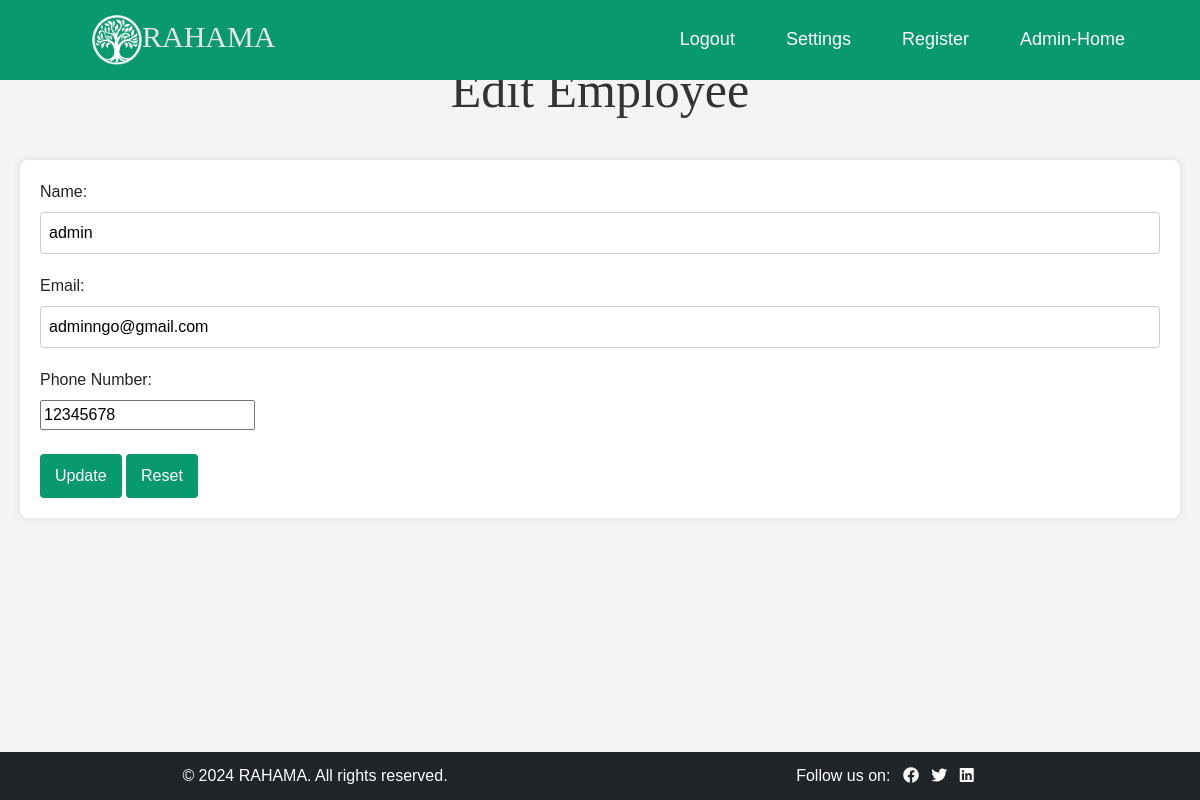
The app's page /rahama/admin/employee_edit.php?id=1 with its own data.
### tables this page shows
CREATE TABLE `site_settings` (
  `id` int(11) NOT NULL,
  `logo_path` varchar(255) NOT NULL,
  `name` varchar(255) NOT NULL,
  `facebook_link` varchar(255) NOT NULL,
  `twitter_link` varchar(255) NOT NULL,
  `linkedin_link` varchar(255) NOT NULL
);

CREATE TABLE `employees` (
  `id` int(11) NOT NULL,
  `name` varchar(100) NOT NULL,
  `email` varchar(100) NOT NULL,
  `phone_number` varchar(10) NOT NULL,
  `password` varchar(200) NOT NULL,
  `status` tinyint(1) NOT NULL DEFAULT 1
);

### rahama/admin/functions.php (called while the page is built)
<?php
function get_logo_path($conn) {
    $result = $conn->query("SELECT logo_path, name FROM site_settings WHERE id = 1 LIMIT 1");
    $row = $result->fetch_assoc();
    return $row ? $row : ['logo_path' => null, 'name' => 'Your Company Name'];
}?>

### rahama/admin/employee_edit.php (the view, shortened to what this page needs)
<?php
include('../db_connect.php');
include('admin_header.php');
if (isset($_GET['id'])) {
    $id = $_GET['id'];
    $stmt = $conn->prepare("SELECT * FROM employees WHERE id = ?");
    $stmt->bind_param("i", $id);
    $stmt->execute();
    $employee = $stmt->get_result()->fetch_assoc();
}
?>
<!DOCTYPE html>
<html>
<head>
    <link rel="stylesheet" href="../styles.css">
</head>
<body>
    <h2>Edit Employee</h2>
    <form method="post" action="">
        <label>Name:</label>
        <input type="text" name="name" value="<?php echo htmlspecialchars($employee['name']); ?>" required><br>
        <label>Email:</label>
        <input type="email" name="email" value="<?php echo htmlspecialchars($employee['email']); ?>" required><br>
        <label>Phone Number:</label>
        <input type="number" name="phone_number" value="<?php echo htmlspecialchars($employee['phone_number']); ?>"><br><br>
        <button type="submit">Update</button>
        <button type="reset">Reset</button>
    </form>
</body>
</html>
<?php include('../footer.php'); ?>

### rahama/admin/admin_header.php (shortened to what this page needs)
<?php
include('../db_connect.php');
include('functions.php');
$site_info = get_logo_path($conn);
$logo_path = $site_info['logo_path'];
$company_name = $site_info['name'];
?>
<!DOCTYPE html>
<html lang="en">
<head>
    <link href="https://cdn.jsdelivr.net/npm/bootstrap@5.3.3/dist/css/bootstrap.min.css" rel="stylesheet">
</head>
<body>
   <?php
$current_page = basename($_SERVER['PHP_SELF']);
?>
<nav class="navbar navbar-expand-lg">
    <div class="container-fluid">
        <a class="navbar-brand" href="#">
            <?php if ($logo_path): ?>
                <img src="../<?php echo htmlspecialchars($logo_path); ?>" alt="" style="height: 50px;"><span style="color: rgb(230, 230, 230);"><?php echo htmlspecialchars($company_name); ?></span>
            <?php else: ?>
                <span style="color: rgb(230, 230, 230);"><?php echo htmlspecialchars($company_name); ?></span>
            <?php endif; ?>
        </a>
        <div class="collapse navbar-collapse justify-content-end" id="navbarNav">
            <ul class="navbar-nav">
                <li class="nav-item">
                    <a class="nav-link <?php echo ($current_page == 'admin_logout.php') ? 'active' : ''; ?>" href="admin_logout.php">Logout</a>
                </li>
                <li class="nav-item">
                    <a class="nav-link <?php echo ($current_page == 'site_settings.php') ? 'active' : ''; ?>" href="../site_settings.php">Settings</a>
                </li>
 <li class="nav-item">
                    <a class="nav-link <?php echo ($current_page == 'register.php') ? 'active' : ''; ?>" href="register.php">Register</a>
                </li>
                <li class="nav-item">
                    <a class="nav-link <?php echo ($current_page == 'admin_dashboard.php') ? 'active' : ''; ?>" href="admin_dashboard.php">Admin-Home</a>
                </li>
            </ul>
        </div>
    </div>
</nav>
</body>
</html>

### rahama/footer.php (shortened to what this page needs)
<?php
include('db_connect.php');
$query = "SELECT * FROM site_settings WHERE id = 1";
$result = $conn->query($query);
$footer = [
    'name' => 'NGO Employee Location Tracking System',
    'facebook_link' => '#',
    'twitter_link' => '#',
    'linkedin_link' => '#',
];
if ($result && $result->num_rows > 0) {
    $footer = $result->fetch_assoc();
}
?>
<!DOCTYPE html>
<html lang="en">
<head>
    <link rel="stylesheet" href="https://cdnjs.cloudflare.com/ajax/libs/font-awesome/5.15.3/css/all.min.css">
</head>
<body class="d-flex flex-column min-vh-100">
       <footer class="bg-dark text-white text-center py-2 mt-auto">
        <div class="container mt-1">
            <div class="row">
                <div class="col-12 col-md-6 mb-2 mb-md-0">
                    <p class="mb-1 fs-6 fs-md-5">&copy; <?php echo date("Y"); ?> <?php echo htmlspecialchars($footer['name']); ?>. All rights reserved.</p>
                </div>
                <div class="col-12 col-md-6">
                    <p class="mb-0">
                        Follow us on:
                        <a href="<?php echo htmlspecialchars($footer['facebook_link']); ?>" target="_blank" class="text-white ms-2"><i class="fab fa-facebook"></i></a>
                        <a href="<?php echo htmlspecialchars($footer['twitter_link']); ?>" target="_blank" class="text-white ms-2"><i class="fab fa-twitter"></i></a>
                        <a href="<?php echo htmlspecialchars($footer['linkedin_link']); ?>" target="_blank" class="text-white ms-2"><i class="fab fa-linkedin"></i></a>
                    </p>
                </div>
            </div>
        </div>
    </footer>
</body>
</html>

### rahama/styles.css (style rules this page uses)
body { font-family: Arial, sans-serif; background-color: #f4f4f4; margin: 0; padding: 0; }
h2, h3 { color: #333; }
form { background-color: #fff; padding: 20px; margin: 20px; border-radius: 8px; box-shadow: 0 0 10px rgba(0,0,0,0.1); }
label { display: block; margin-bottom: 8px; }
input[type="text"], input[type="email"], input[type="password"], input[type="date"], select { width: 100%; padding: 8px; margin-bottom: 20px; border: 1px solid #ccc; border-radius: 4px; }
button { padding: 10px 15px; background-color:rgb(9, 153, 110); color: #fff; border: none; border-radius: 4px; cursor: pointer; }
a { color: #007bff; text-decoration: none; }
.navbar { display: flex; align-items: center; padding: 10px 20px; background-color:rgb(9, 153, 110); color:white; }
.navbar { display: flex; align-items: center; padding: 10px 20px; background-color: rgb(9, 153, 110); color: white; }

### rahama/admin/admin_header.php (style rules this page uses)
body { background-color: #1d2630; }
.navbar { margin-bottom: 0px; background-color: rgb(9, 153, 110); position: fixed; padding: 0.5rem 1rem; line-height: 1.2; top: 0; width: 100%; z-index: 1000; }
.navbar-brand { margin-left: 60px; font-size: 30px; color: rgb(230, 230, 230); font-family: 'Georgia', serif; pointer-events: none; }
.nav-item { margin-right: 35px; font-size: 18px; color: white; }
.container { margin-top: 50px; }
h2 { color: white; text-align: center; font-family: 'Georgia', serif; font-size: 50px; margin-bottom: 20px; margin-top: 10px; }
.nav-link { color: white; padding: 8px 16px; border-radius: 5px; }

### records on screen
site_settings: logo_path (picture), name "RAHAMA"
employees: name "admin", email "adminngo@gmail.com", phone_number "12345678"
